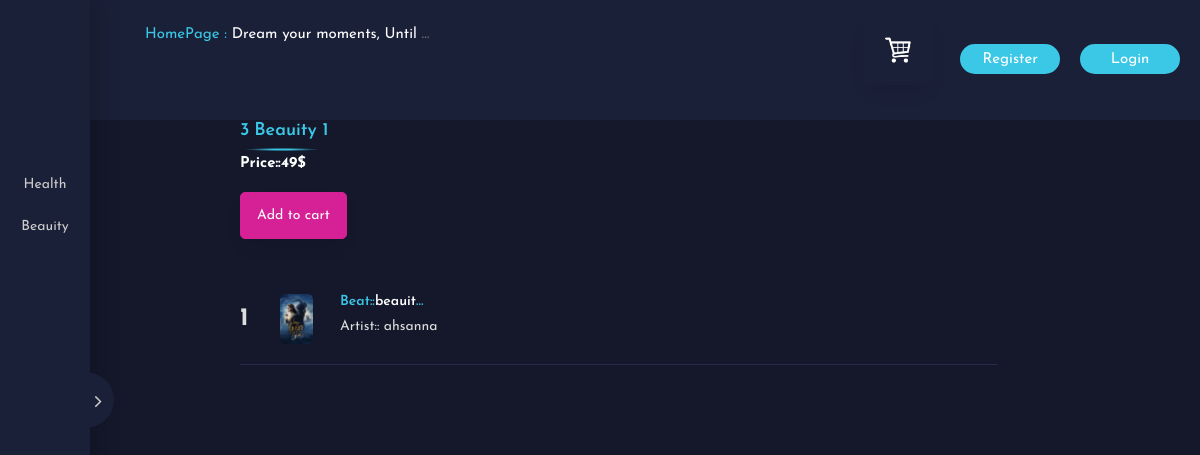
Screenshot of /list/3 with the database file from the repository.
### audioapp/models.py (models this page shows, shortened)
class program(models.Model):
    id = models.AutoField(primary_key=True)
    user = models.ForeignKey(User, on_delete=models.CASCADE)
    name = models.CharField(max_length=200)
    Duration = models.DateTimeField(blank=True)
    interview_status =models.BooleanField(default=False)

class subprogram(models.Model):
    id = models.AutoField(primary_key=True)
    user = models.ForeignKey(User, on_delete=models.CASCADE)
    program = models.ForeignKey(program, on_delete=models.CASCADE)
    name = models.CharField(max_length=200)
    price = models.IntegerField(default='0')
    subprogram_status = models.BooleanField(default=False)
    p_status = models.BooleanField(default=False)

class audio(models.Model):
    id = models.AutoField(primary_key=True)
    subprogram = models.ForeignKey(subprogram, on_delete=models.CASCADE)
    audioname = models.CharField(max_length=200)
    artistname =  models.CharField(max_length=200 , null=True)
    image = models.FileField(upload_to ='images/',null=True)
    audiofile = models.FileField(upload_to ='audio/',null=True)
    audio = models.BooleanField(default=False)

### audioapp/views.py (the view)
# urls.py: path('list/<int:id>', views.list, name='list'),
def list(request, id):
        Program = program.objects.all()
        Subprogram = subprogram.objects.all()
        Audio = audio.objects.all()
        Subprogram1 = subprogram.objects.get(id=id)
        purchased = None
        if request.user.is_authenticated:
             user1 = User.objects.get(username=request.user.username)
             if OrderDetail.objects.filter(ProgramID = id, user = user1 ):
                    purchased = 'purchased'
        Audio1 = audio.objects.filter(subprogram=Subprogram1)
        context = {'purchased':purchased,'subprogram': Subprogram, 'audio': Audio, 'program':Program, 'subprogram1': Subprogram1, 'audio1': Audio1, }
        return render(request, 'list.html' ,context )

### templates/list.html (shortened to what this page needs)
{% extends 'index.html' %}
{% block body %}
{% load static %}
  <div class="ms_weekly_wrapper" style='width:75% ; margin-left:100px;'>
                <div class="ms_weekly_inner">
                    <div class="row">
                        <div class="col-lg-12">
                            <div class="ms_heading">
                                <h1 id ="idpr{{subprogram1.id}}">{{subprogram1.id}}</h1>
                                <h1 id ="namepr{{subprogram1.id}}">  {{subprogram1.name}} </h1>
                                <p style='color:white; font-weight:bold;'>Price::<span id="pricepr{{subprogram1.id}}">{{subprogram1.price}}$</span> </p>
                                 {% if purchased %}
                                      {% else %}
                                         {% if user.is_authenticated %}
                                              <button id= "pr{{subprogram1.id}}" class="btn btn-primary cart" ><span>Add to cart</span></button>
                                          {% else %}
                                          <button class="btn btn-primary" onclick="myFunction()" ><span>Add to cart</span></button>
                                {% endif %}
                                {% endif %}
                                </div>
                        </div>
                        <div class="col-lg-4 col-md-12 padding_right40">
                            {% for audios1 in audio1 %}
                            <div class="ms_weekly_box">
                                <div class="weekly_left">
                                    <span class="w_top_no">
									        {{ forloop.counter }}
									</span>
                                    <div class="w_top_song">
                                        <div class="w_tp_song_img">
                                            <img src="{{audios1.image.url}}" alt="" style=' height:50px;'>
                                        </div>
                                        <div class="w_tp_song_name">
                                             <h3>Beat::<a  href="album_single.html">{{audios1.audioname}}</a></h3>
                                                 <p  >Artist:: {{audios1.artistname}}</p>
                                                          </div>
                                    </div>
                                </div>
                            </div>
                            {% endfor %}
{% endblock body %}

### templates/index.html (shortened to what this page needs)
<!DOCTYPE html>
<html lang="en">
<head>
      {% load static %}
    <link rel="stylesheet" type="text/css" href="{% static 'css/fonts.css' %} ">
    <link rel="stylesheet" type="text/css" href=" {% static 'css/bootstrap.css' %}  ">
    <link rel="stylesheet" type="text/css" href=" {% static ' css/font-awesome.min.css' %}">
    <link rel="stylesheet" type="text/css" href=" {% static 'js/plugins/swiper/css/swiper.min.css' %} ">
    <link rel="stylesheet" type="text/css" href=" {% static 'js/plugins/nice_select/nice-select.css' %} ">
    <link rel="stylesheet" type="text/css" href=" {% static 'js/plugins/scroll/jquery.mCustomScrollbar.css' %}">
    <link rel='stylesheet' href='https://stackpath.bootstrapcdn.com/bootstrap/4.1.3/css/bootstrap.min.css'>
    <link rel='stylesheet' href='https://cdnjs.cloudflare.com/ajax/libs/animate.css/3.7.0/animate.min.css'>
    <link rel='stylesheet' href='https://maxcdn.bootstrapcdn.com/font-awesome/4.7.0/css/font-awesome.min.css'>
    <link rel='stylesheet' href='https://cdnjs.cloudflare.com/ajax/libs/tether/1.4.4/css/tether.min.css'>
	<link rel="stylesheet" href="https://stackpath.bootstrapcdn.com/font-awesome/4.7.0/css/font-awesome.min.css">
	<link rel="stylesheet" href="css1/style.css">
    <link rel="stylesheet" type="text/css" href=" {% static 'css/style.css' %} ">
</head>
<body>
	   <div class="ms_main_wrapper">
    <div class="ms_sidemenu_wrapper">
        <div class="ms_nav_close">
            <i class="fa fa-angle-right" aria-hidden="true"></i>
        </div>
        <div class="ms_sidemenu_inner">
            <div class="ms_logo_inner">
            </div>
            <div class="ms_nav_wrapper" >
                {% for programs in program %}
                <ul>
                    <li class="dropdown">
                      {% if programs.interview_status  %}
                        <a href="album.html"  class="dropdown-toggle" data-toggle="dropdown"
                            aria-expanded="false">{{programs.name}} </a>
                        {% endif %}
                    </li>
                </ul>
                {% endfor %}
            </div>
        </div>
    </div>
     {% if user.is_authenticated %}
    <div class="ms_content_wrapper padder_top80">
        <div class="ms_header">
         <div class="ms_top_left">
                    <div class="ms_top_trend">
                        <span><a href="/"  class="ms_color">HomePage :</a></span> <span class="top_marquee"><a href="/">Dream your moments, Until I Met You, Gimme Some Courage, Dark Alley (+8 More)</a></span>
                    </div>
                </div>
         <div class="ms_top_right">
            <button type="button" class="btn btn-secondary mx-2" id="popcart" data-container="body" data-toggle="popover" data-placement="bottom" data-html="true" data-content="Vivamus
                       sagittis lacus vel augue laoreet rutrum faucibus." style= ' width:70px; height:70px;background:none; border:none;'>
                      <img src=" {% static 'images/addcart.png' %} " alt=""
                            class="img-fluid" />(<span id="cart"></span>)
                        </button>
             <div class="dropdown1" class="ms_top_btn" >
                  <button class="dropbtn1">{{request.user}}</button>
                   <div class="dropdown-content1">
                     <a href="/logout">Logout</a>
                   </div>
                </div>
         </div>
        </div>
    <div>
    {% else %}
        <div class="ms_content_wrapper padder_top80">
        <div class="ms_header">
                   <div class="ms_top_left">
                    <div class="ms_top_trend">
                        <span><a href="/"  class="ms_color">HomePage :</a></span> <span class="top_marquee"><a href="/">Dream your moments, Until I Met You, Gimme Some Courage, Dark Alley (+8 More)</a></span>
                    </div>
                </div>
            <div class="ms_top_right">
                <div class="ms_top_btn">
                        <button type="button" class="btn btn-secondary mx-2" id="popcart" data-container="body" data-toggle="popover" data-placement="bottom" data-html="true" data-content="Vivamus
                       sagittis lacus vel augue laoreet rutrum faucibus." style= ' width:70px; height:70px;background:none; border:none;'>
                      <img src=" {% static 'images/addcart.png' %} " alt=""
                            class="img-fluid" />
                        </button>
                    <a href="/signup"  class="ms_btn reg_btn"><span>register</span></a>
                    <a href="/login" class="ms_btn login_btn"><span>login</span></a>
                </div>
            </div>
        </div>
    <div>
    {% endif %}
 {% block body %}
  {% endblock body %}
</body>
</html>

### rows the page displays
program: name "Health"
program: name "Beauity"
subprogram: id "3", name "Beauity 1", price "49"
audio: image (picture), audioname "beauit…", artistname "ahsanna"
